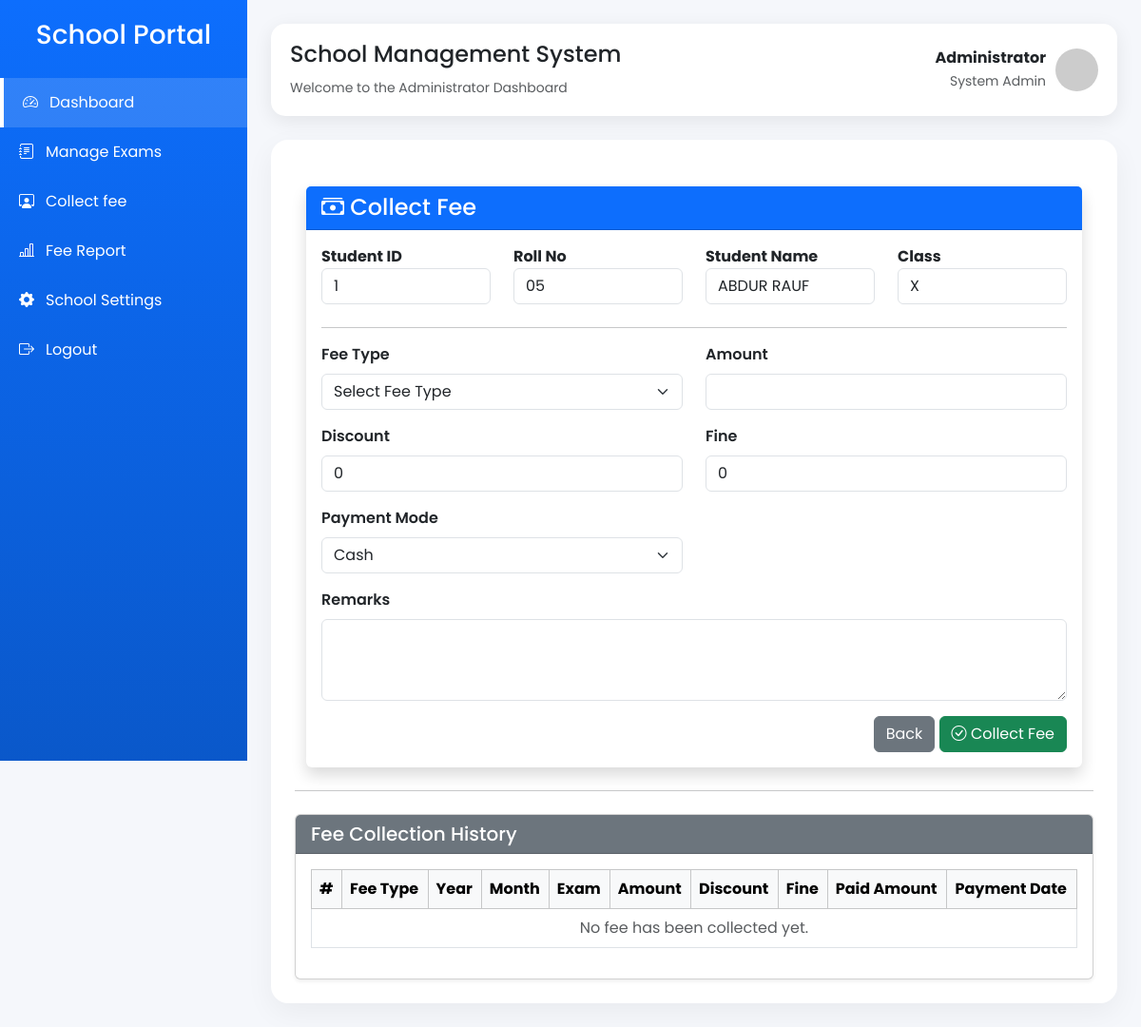
Screenshot of /add_fee/1 (signed in) with the database file from the repository.
### application/model.py (models this page shows, shortened)
class Student(db.Model):
    __tablename__ = "students"
    id = db.Column(db.Integer, primary_key=True)
    user_id = db.Column(db.Integer,db.ForeignKey("users.id"), unique=True, nullable=False )
    roll_no = db.Column(db.String(20), nullable=False)
    class_id = db.Column(db.Integer,db.ForeignKey("classes.id"),nullable=False)
    phone = db.Column(db.String(15))
    user = db.relationship("User", back_populates="student")
    marks = db.relationship("Mark",back_populates="student",cascade="all, delete-orphan")
    school_class = db.relationship("SchoolClass",back_populates="students")
    fee_collections = db.relationship("FeeCollection",back_populates="student",cascade="all, delete-orphan")
    __table_args__ = (
        db.UniqueConstraint(
            "roll_no",
            "class_id",
            name="unique_roll_per_section"
        ),
    )

class User(db.Model, UserMixin):
    __tablename__ = "users"
    id = db.Column(db.Integer, primary_key=True)
    role = db.Column(db.String(20), nullable=False)       # Admin / Staff / Student
    name = db.Column(db.String(100), nullable=False)
    email = db.Column(db.String(100), unique=True, nullable=False)
    password = db.Column(db.String(255), nullable=False)
    is_active = db.Column(db.Boolean, default=True)
    created_at = db.Column(db.DateTime, default=datetime.utcnow)
    staff = db.relationship("Staff",back_populates="user",uselist=False,cascade="all, delete-orphan")
    student = db.relationship("Student",back_populates="user",uselist=False,cascade="all, delete-orphan")

class SchoolClass(db.Model):
    __tablename__ = "classes"
    id = db.Column(db.Integer, primary_key=True)
    name = db.Column(db.String(20), nullable=False)
    section = db.Column(db.String(10), nullable=False)
    students = db.relationship("Student",back_populates="school_class",cascade="all, delete-orphan")
    subjects = db.relationship("Subject",back_populates="school_class",cascade="all, delete-orphan" )
    fee_types = db.relationship("FeeType",back_populates="school_class",cascade="all, delete-orphan")
    __table_args__ = (
        db.UniqueConstraint(
            "name",
            "section",
            name="unique_class_section"
        ),
    )

### application/controler.py (the view, shortened to what this page needs)
@app.route("/add_fee/<int:student_id>", methods=["GET", "POST"])
@login_required
def add_fee(student_id):
    if current_user.role is None or current_user.role != "admin":
            flash("Only Admin can access this page.", "danger")
            return redirect(url_for("login"))
    student = Student.query.get_or_404(student_id)
    fee_types = FeeType.query.filter_by(
        class_id=student.class_id
    ).all()
    exams = (
    Exam.query
    .join(Subject)
    .filter(Subject.class_id == student.class_id)
    .all()
)
    fee_history = (
        FeeCollection.query
        .filter_by(student_id=student.id)
        .order_by(FeeCollection.payment_date.desc())
        .all()
    )
    return render_template(
        "admin/add_fee.html",
        student=student,
        fee_types=fee_types,
        exams=exams,
        fee_history=fee_history
    )

### application/controler.py (called while the page is built)
@login_manager.user_loader
def load_user(user_id):
    return User.query.get(int(user_id))

### templates/admin/add_fee.html (shortened to what this page needs)
{% extends "admin/admin_dashboard.html" %}
{% block content %}
<div class="container mt-4">
    <div class="card shadow border-0">
        <div class="card-header bg-primary text-white">
            <h4 class="mb-0">
                <i class="bi bi-cash-stack"></i>
                Collect Fee
            </h4>
        </div>
        <div class="card-body">
            <div class="row mb-4">
                <div class="col-md-3">
                    <label class="fw-bold">Student ID</label>
                    <input type="text"
                           class="form-control"
                           value="{{ student.id }}"
                           readonly>
                </div>
                <div class="col-md-3">
                    <label class="fw-bold">Roll No</label>
                    <input type="text"
                           class="form-control"
                           value="{{ student.roll_no }}"
                           readonly>
                </div>
                <div class="col-md-3">
                    <label class="fw-bold">Student Name</label>
                    <input type="text"
                           class="form-control"
                           value="{{ student.user.name }}"
                           readonly>
                </div>
                <div class="col-md-3">
                    <label class="fw-bold">Class</label>
                    <input type="text"
                           class="form-control"
                           value="{{ student.school_class.name }}"
                           readonly>
                </div>
            </div>
            <hr>
            <form method="POST">
                <div class="row">
                    <div class="col-md-6 mb-3">
                        <label class="form-label fw-semibold">
                            Fee Type
                        </label>
                        <select class="form-select"
                                name="fee_type_id"
                                id="fee_type"
                                required>
                            <option value="">Select Fee Type</option>
                        </select>
                    </div>
                    <div class="col-md-6 mb-3">
                        <label class="form-label fw-semibold">
                            Amount
                        </label>
                        <input type="text"
                               id="amount"
                               class="form-control"
                               readonly>
                    </div>
                </div>
                <div class="row">
                    <div class="col-md-6 mb-3">
                        <label class="form-label fw-semibold">
                            Discount
                        </label>
                        <input type="number"
                               class="form-control"
                               name="discount"
                               value="0">
                    </div>
                    <div class="col-md-6 mb-3">
                        <label class="form-label fw-semibold">
                            Fine
                        </label>
                        <input type="number"
                               class="form-control"
                               name="fine"
                               value="0">
                    </div>
                </div>
                <div class="row">
                    <div class="col-md-6 mb-3">
                        <label class="form-label fw-semibold">
                            Payment Mode
                        </label>
                        <select class="form-select"
                                name="payment_mode">
                            <option>Cash</option>
                        </select>
                    </div>
                </div>
                <div class="mb-3">
                    <label class="form-label fw-semibold">
                        Remarks
                    </label>
                    <textarea class="form-control"
                              rows="3"
                              name="remarks"></textarea>
                </div>
                <div class="text-end">
                    <a href="{{ url_for('collect_fee') }}"
                       class="btn btn-secondary">
                        Back
                    </a>
                    <button class="btn btn-success">
                        <i class="bi bi-check-circle"></i>
                        Collect Fee
                    </button>
                </div>
            </form>
        </div>
    </div>
</div>
<hr class="my-4">
<div class="card shadow-sm">
    <div class="card-header bg-secondary text-white">
        <h5 class="mb-0">
            Fee Collection History
        </h5>
    </div>
    <div class="card-body">
        <div class="table-responsive">
            <table class="table table-bordered table-hover align-middle">
                <thead class="table-light">
                    <tr>
                        <th>#</th>
                        <th>Fee Type</th>
                        <th>Year</th>
                        <th>Month</th>
                        <th>Exam</th>
                        <th>Amount</th>
                        <th>Discount</th>
                        <th>Fine</th>
                        <th>Paid Amount</th>
                        <th>Payment Date</th>
                    </tr>
                </thead>
                <tbody>
                    {% for fee in fee_history %}
                    <tr>
                        <td>{{ loop.index }}</td>
                        <td>{{ fee.fee_type.fee_name }}</td>
                        <td>{{ fee.year or "-" }}</td>
                        <td>
                            {% if fee.month %}
                                {{ ["","Jan","Feb","Mar","Apr","May","Jun","Jul","Aug","Sep","Oct","Nov","Dec"][fee.month] }}
                            {% else %}
                                -
                            {% endif %}
                        </td>
                        <td>
                            {{ fee.exam.name if fee.exam else "-" }}
                        </td>
                        <td>₹{{ fee.amount }}</td>
                        <td>₹{{ fee.discount }}</td>
                        <td>₹{{ fee.fine }}</td>
                        <td>
                            <strong>
                                ₹{{ fee.amount - fee.discount + fee.fine }}
                            </strong>
                        </td>
                        <td>
                            {{ fee.payment_date.strftime("%d-%m-%Y") }}
                        </td>
                    </tr>
                    {% else %}
                    <tr>
                        <td colspan="10" class="text-center text-muted">
                            No fee has been collected yet.
                        </td>
                    </tr>
                    {% endfor %}
                </tbody>
            </table>
        </div>
    </div>
</div>
{% endblock %}

### templates/admin/admin_dashboard.html (style rules this page uses)
* { margin: 0; padding: 0; box-sizing: border-box; font-family: 'Poppins', sans-serif; }
body { background: #f5f7fb; }

### rows the page displays
Student: id "1", roll_no "05"
User: user.name "ABDUR RAUF"
SchoolClass: school_class.name "X"
